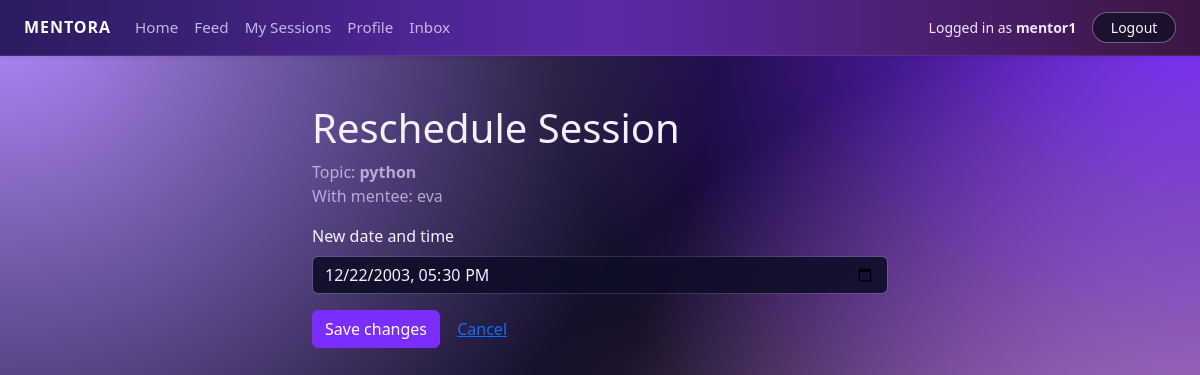
The page /sessions/2/reschedule/ (signed in) on the database its author committed.
### core/models.py (models this page shows, shortened)
class Session(models.Model):
    STATUS_CHOICES = [
        ("PENDING", "Pending"),
        ("CONFIRMED", "Confirmed"),
        ("COMPLETED", "Completed"),
        ("CANCELLED", "Cancelled"),
    ]
    mentor = models.ForeignKey(
        Profile,
        on_delete=models.CASCADE,
        related_name="sessions_as_mentor",
    )
    mentee = models.ForeignKey(
        Profile,
        on_delete=models.CASCADE,
        related_name="sessions_as_mentee",
    )
    topic = models.CharField(max_length=200)
    scheduled_at = models.DateTimeField()
    status = models.CharField(max_length=10, choices=STATUS_CHOICES, default="PENDING")
    created_at = models.DateTimeField(auto_now_add=True)

class Profile(models.Model):
    ROLE_CHOICES = [
        ("MENTOR", "Mentor"),
        ("MENTEE", "Mentee"),
    ]
    user = models.OneToOneField(
        settings.AUTH_USER_MODEL,
        on_delete=models.CASCADE,
        related_name="profile",
    )
    first_name = models.CharField(max_length=30, blank=True)
    last_name = models.CharField(max_length=30, blank=True)
    role = models.CharField(max_length=10, choices=ROLE_CHOICES)
    public_id = models.CharField(
        max_length=10,
        unique=True,
        editable=False,
        blank=True,
        null=True,
    )
    bio = models.TextField(blank=True)
    skills = models.CharField(
        max_length=255,
        blank=True,
        help_text="Comma-separated skills, e.g. Python, Data Science, Resume Review",
    )
    hourly_rate = models.DecimalField(
        max_digits=6,
        decimal_places=2,
        null=True,
        blank=True,
        help_text="Only for mentors",
    )
    calendly_url = models.URLField(
        blank=True,
        null=True,
        help_text="Mentor's Calendly scheduling link (e.g. https://calendly.com/yourname/30min)",
    )
    photo = models.ImageField(
        upload_to="profiles/",
        blank=True,
        null=True,
    )
    has_seen_welcome = models.BooleanField(default=False)
    def display_name(self):
        name = f"{self.first_name} {self.last_name}".strip()
        return name if name else self.user.username

### core/views.py (the view)
# urls.py: path("sessions/<int:session_id>/reschedule/", views.reschedule_session, name="reschedule_session"),
@login_required
def reschedule_session(request, session_id):
    session = get_object_or_404(Session, id=session_id)
    profile = request.user.profile
    if profile != session.mentor:
        return redirect("my_sessions")
    if request.method == "POST":
        form = RescheduleForm(request.POST, instance=session)
        if form.is_valid():
            updated = form.save(commit=False)
            updated.save()
            return redirect("my_sessions")
    else:
        form = RescheduleForm(instance=session)
    return render(
        request,
        "core/reschedule_session.html",
        {"form": form, "session": session},
    )

### core/forms.py (shortened to what this page needs)
class RescheduleForm(forms.ModelForm):
    class Meta:
        model = Session
        fields = ["scheduled_at"]
        widgets = {
            "scheduled_at": forms.DateTimeInput(
                attrs={"class": "form-control", "type": "datetime-local"}
            )
        }

### templates/core/reschedule_session.html (shortened to what this page needs)
{% extends "base.html" %}
{% block content %}
<div class="container mt-4" style="max-width: 600px;">
    <h1>Reschedule Session</h1>
    <p class="text-muted">
        Topic: <strong>{{ session.topic }}</strong><br>
        With mentee: {{ session.mentee.display_name }}
    </p>
    <form method="post" class="mt-3">
        <div class="mb-3">
            <label class="form-label" for="id_scheduled_at">New date and time</label>
            {{ form.scheduled_at }}
        </div>
        <button type="submit" class="btn btn-primary">
            Save changes
        </button>
        <a href="{% url 'my_sessions' %}" class="btn btn-link">
            Cancel
        </a>
    </form>
</div>
{% endblock %}

### templates/base.html (shortened to what this page needs)
{% load static %}
<link href="https://cdn.jsdelivr.net/npm/bootstrap@5.3.3/dist/css/bootstrap.min.css" rel="stylesheet">
<link rel="stylesheet" href="{% static 'core/styles.css' %}">
<!DOCTYPE html>
<html lang="en">
<head>
    <link
      href="https://cdn.jsdelivr.net/npm/bootstrap@5.3.3/dist/css/bootstrap.min.css"
      rel="stylesheet">
    <link rel="stylesheet" href="{% static 'core/styles.css' %}">
</head>
<body class="mentora-body">
<header>
  <nav class="navbar navbar-expand-lg mentora-nav shadow-sm">
    <div class="container-fluid px-4">
     {% if user.is_authenticated %}
        <a class="navbar-brand mentora-brand" href="{% url 'dashboard' %}">
          Mentora
        </a>
      {% else %}
        <a class="navbar-brand mentora-brand" href="{% url 'home' %}">
          Mentora
        </a>
      {% endif %}
      <div class="collapse navbar-collapse" id="mainNavbar">
        {% if user.is_authenticated %}
          <ul class="navbar-nav me-auto mb-2 mb-lg-0">
            <li class="nav-item">
              <a href="{% url 'dashboard' %}" class="nav-link">Home</a>
            </li>
            <li class="nav-item">
              <a href="{% url 'feed' %}" class="nav-link">Feed</a>
            </li>
            <li class="nav-item">
              <a href="{% url 'my_sessions' %}" class="nav-link">My Sessions</a>
            </li>
            <li class="nav-item">
              <a href="{% url 'profile' %}" class="nav-link">Profile</a>
            </li>
            <li class="nav-item">
              <a href="{% url 'inbox' %}" class="nav-link">Inbox</a>
            </li>
          </ul>
          <div class="d-flex align-items-center ms-auto gap-3">
            <span class="mentora-user-label small">
              Logged in as <strong>{{ user.username }}</strong>
            </span>
            <a href="{% url 'logout_custom' %}" class="btn btn-sm mentora-btn-ghost">
              Logout
            </a>
          </div>
        {% endif %}
      </div>
    </div>
  </nav>
</header>
<main class="mentora-main py-4">
  {% block content %}{% endblock %}
</main>
</body>
</html>

### static/core/styles.css (style rules this page uses)
.mentora-body { min-height: 100vh; margin: 0; background: radial-gradient(circle at top left, #b38cff 0, transparent 50%), radial-gradient(circle at bottom right, #ffb6ff 0, transparent 55%), radial-gradient(circle at top right, #7b2cff 0, transparent 45%), #050415; color: #f5f0ff; font-family: system-ui, -apple-system, BlinkMacSystemFont, "SF Pro Text", "Segoe UI", sans-serif; }
.mentora-main { color: #f5f0ff; }
.mentora-nav { background: linear-gradient(90deg, #2b1b5f, #5b2aa8, #3c1642); border-bottom: 1px solid rgba(255, 255, 255, 0.08); }
.mentora-brand { font-weight: 700; letter-spacing: 0.06em; text-transform: uppercase; font-size: 1rem; color: #fdfbff !important; }
.mentora-nav .nav-link { color: #e7dbff !important; font-size: 0.95rem; opacity: 0.8; transition: opacity 0.2s ease, transform 0.15s ease; }
.mentora-user-label { color: #f0e7ff; }
.mentora-btn-ghost { border-radius: 999px; border: 1px solid rgba(255, 255, 255, 0.35); background: rgba(15, 15, 35, 0.7); color: #fdfbff !important; padding-inline: 1.1rem; transition: background 0.15s ease, transform 0.15s ease, border-color 0.15s ease; }
.form-control, .form-select { background-color: rgba(15, 14, 40, 0.9); border-color: rgba(255, 255, 255, 0.12); color: #f5f0ff; }
.text-muted { color: rgba(228, 215, 255, 0.7) !important; }
a { color: #c77dff; text-decoration: none; }
.btn-primary, .btn-success { background-color: #7b2cff !important; border-color: #7b2cff !important; color: #ffffff !important; }
:root { --bs-success: #7b2cff; --bs-success-rgb: 123, 44, 255; }

### rows shown on the page
Session: topic "python", mentee.display_name "eva", scheduled_at "12/22/2003 17:30"

### other values the page prints
{{ user.username }} "mentor1"
